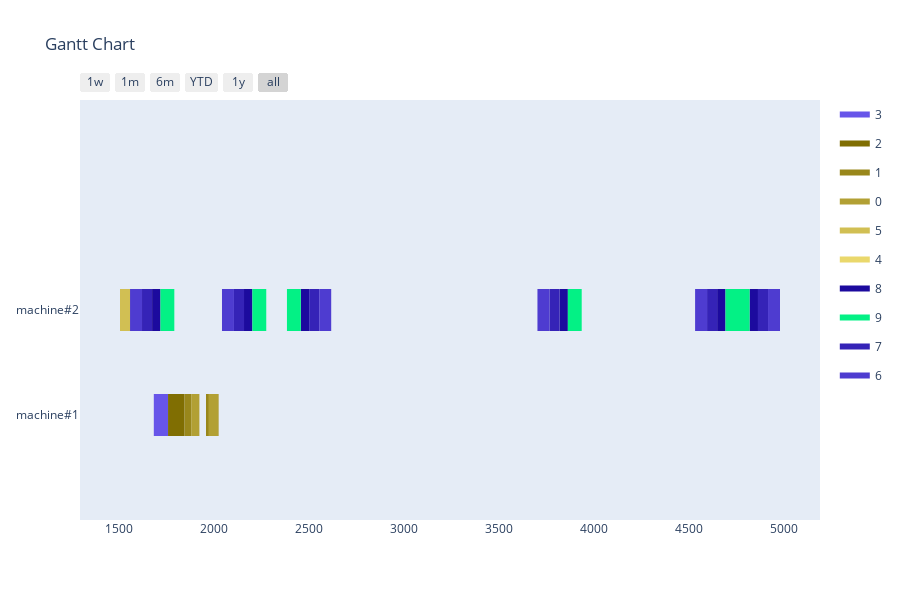

The cell this chart's notebook holds for it:
### Markdown cell above
Greedy

### Code cell
agent = GreedyAgent(env)
simulator = AgentSimulator()
schedule, schedule_count = simulator.simulate(agent, orders_model)
print(f'Scheduled {schedule_count}/{len(orders_model)} Orders')
visualize_schedule(schedule, env)

### Figure 1 — Plotly figure (JSON) as saved in the notebook; plotly's stock layout.template omitted (floating-point values rounded to 4 significant figures)
{"data": [{"fill": "toself", "fillcolor": "rgb(103, 85, 233)", "hoverinfo": "name", "legendgroup": "rgb(103, 85, 233)", "mode": "none", "name": "3", "type": "scatter", "x": [144, 219, 219, 144, 144, 1682, 1757, 1757, 1682], "y": [-0.2, -0.2, 0.2, 0.2, null, -0.2, -0.2, 0.2, 0.2]}, {"fill": "toself", "fillcolor": "rgb(128, 110, 2)", "hoverinfo": "name", "legendgroup": "rgb(128, 110, 2)", "mode": "none", "name": "2", "type": "scatter", "x": [57, 144, 144, 57, 57, 1757, 1844, 1844, 1757], "y": [-0.2, -0.2, 0.2, 0.2, null, -0.2, -0.2, 0.2, 0.2]}, {"fill": "toself", "fillcolor": "rgb(153, 135, 27)", "hoverinfo": "name", "legendgroup": "rgb(153, 135, 27)", "mode": "none", "name": "1", "type": "scatter", "x": [22, 57, 57, 22, 22, 1844, 1879, 1879, 1844], "y": [-0.2, -0.2, 0.2, 0.2, null, -0.2, -0.2, 0.2, 0.2]}, {"fill": "toself", "fillcolor": "rgb(178, 160, 52)", "hoverinfo": "name", "legendgroup": "rgb(178, 160, 52)", "mode": "none", "name": "0", "type": "scatter", "x": [-21, 22, 22, -21, -21, 1879, 1922, 1922, 1879], "y": [-0.2, -0.2, 0.2, 0.2, null, -0.2, -0.2, 0.2, 0.2]}, {"fill": "toself", "fillcolor": "rgb(209, 191, 83)", "hoverinfo": "name", "legendgroup": "rgb(209, 191, 83)", "mode": "none", "name": "5", "type": "scatter", "x": [302, 397, 397, 302, 302, 1504, 1599, 1599, 1504], "y": [0.8, 0.8, 1.2, 1.2, null, 0.8, 0.8, 1.2, 1.2]}, {"fill": "toself", "fillcolor": "rgb(234, 216, 108)", "hoverinfo": "name", "legendgroup": "rgb(234, 216, 108)", "mode": "none", "name": "4", "type": "scatter", "x": [219, 302, 302, 219, 219, 1599, 1682, 1682, 1599], "y": [0.8, 0.8, 1.2, 1.2, null, 0.8, 0.8, 1.2, 1.2]}, {"fill": "toself", "fillcolor": "rgb(28, 10, 158)", "hoverinfo": "name", "legendgroup": "rgb(28, 10, 158)", "mode": "none", "name": "8", "type": "scatter", "x": [1673, 1717, 1717, 1673, 1673, 4819, 4863, 4863, 4819, 4819, 2157, 2201, 2201, 2157, 2157, 2456, 2500, 2500, 2456, 2456, 4648, 4692, 4692, 4648, 4648, 607, 651, 651, 607, 607, 3818, 3862, 3862, 3818, 3818, 528, 572, 572, 528], "y": [0.8, 0.8, 1.2, 1.2, null, 0.8, 0.8, 1.2, 1.2, null, 0.8, 0.8, 1.2, 1.2, null, 0.8, 0.8, 1.2, 1.2, null, 0.8, 0.8, 1.2, 1.2, null, 0.8, 0.8, 1.2, 1.2, null, 0.8, 0.8, 1.2, 1.2, null, 0.8, 0.8, 1.2, 1.2]}, {"fill": "toself", "fillcolor": "rgb(3, 241, 133)", "hoverinfo": "name", "legendgroup": "rgb(3, 241, 133)", "mode": "none", "name": "9", "type": "scatter", "x": [1717, 1790, 1790, 1717, 1717, 4746, 4819, 4819, 4746, 4746, 2201, 2274, 2274, 2201, 2201, 2383, 2456, 2456, 2383, 2383, 4692, 4765, 4765, 4692, 4692, 534, 607, 607, 534, 534, 3862, 3935, 3935, 3862, 3862, 455, 528, 528, 455], "y": [0.8, 0.8, 1.2, 1.2, null, 0.8, 0.8, 1.2, 1.2, null, 0.8, 0.8, 1.2, 1.2, null, 0.8, 0.8, 1.2, 1.2, null, 0.8, 0.8, 1.2, 1.2, null, 0.8, 0.8, 1.2, 1.2, null, 0.8, 0.8, 1.2, 1.2, null, 0.8, 0.8, 1.2, 1.2]}, {"fill": "toself", "fillcolor": "rgb(53, 35, 183)", "hoverinfo": "name", "legendgroup": "rgb(53, 35, 183)", "mode": "none", "name": "7", "type": "scatter", "x": [1620, 1673, 1673, 1620, 1620, 4863, 4916, 4916, 4863, 4863, 2104, 2157, 2157, 2104, 2104, 2500, 2553, 2553, 2500, 2500, 4595, 4648, 4648, 4595, 4595, 651, 704, 704, 651, 651, 3765, 3818, 3818, 3765, 3765, 572, 625, 625, 572], "y": [0.8, 0.8, 1.2, 1.2, null, 0.8, 0.8, 1.2, 1.2, null, 0.8, 0.8, 1.2, 1.2, null, 0.8, 0.8, 1.2, 1.2, null, 0.8, 0.8, 1.2, 1.2, null, 0.8, 0.8, 1.2, 1.2, null, 0.8, 0.8, 1.2, 1.2, null, 0.8, 0.8, 1.2, 1.2]}, {"fill": "toself", "fillcolor": "rgb(78, 60, 208)", "hoverinfo": "name", "legendgroup": "rgb(78, 60, 208)", "mode": "none", "name": "6", "type": "scatter", "x": [1557, 1620, 1620, 1557, 1557, 4916, 4979, 4979, 4916, 4916, 2041, 2104, 2104, 2041, 2041, 2553, 2616, 2616, 2553, 2553, 4532, 4595, 4595, 4532, 4532, 704, 767, 767, 704, 704, 3702, 3765, 3765, 3702, 3702, 625, 688, 688, 625], "y": [0.8, 0.8, 1.2, 1.2, null, 0.8, 0.8, 1.2, 1.2, null, 0.8, 0.8, 1.2, 1.2, null, 0.8, 0.8, 1.2, 1.2, null, 0.8, 0.8, 1.2, 1.2, null, 0.8, 0.8, 1.2, 1.2, null, 0.8, 0.8, 1.2, 1.2, null, 0.8, 0.8, 1.2, 1.2]}, {"legendgroup": "rgb(103, 85, 233)", "marker": {"color": "rgb(103, 85, 233)", "opacity": 0, "size": 1}, "mode": "markers", "name": "", "showlegend": false, "text": [null, null, null, null], "type": "scatter", "x": [144, 219, 1682, 1757], "y": [0, 0, 0, 0]}, {"legendgroup": "rgb(128, 110, 2)", "marker": {"color": "rgb(128, 110, 2)", "opacity": 0, "size": 1}, "mode": "markers", "name": "", "showlegend": false, "text": [null, null, null, null], "type": "scatter", "x": [57, 144, 1757, 1844], "y": [0, 0, 0, 0]}, {"legendgroup": "rgb(153, 135, 27)", "marker": {"color": "rgb(153, 135, 27)", "opacity": 0, "size": 1}, "mode": "markers", "name": "", "showlegend": false, "text": [null, null, null, null], "type": "scatter", "x": [22, 57, 1844, 1879], "y": [0, 0, 0, 0]}, {"legendgroup": "rgb(178, 160, 52)", "marker": {"color": "rgb(178, 160, 52)", "opacity": 0, "size": 1}, "mode": "markers", "name": "", "showlegend": false, "text": [null, null, null, null], "type": "scatter", "x": [-21, 22, 1879, 1922], "y": [0, 0, 0, 0]}, {"legendgroup": "rgb(209, 191, 83)", "marker": {"color": "rgb(209, 191, 83)", "opacity": 0, "size": 1}, "mode": "markers", "name": "", "showlegend": false, "text": [null, null, null, null], "type": "scatter", "x": [302, 397, 1504, 1599], "y": [1, 1, 1, 1]}, {"legendgroup": "rgb(234, 216, 108)", "marker": {"color": "rgb(234, 216, 108)", "opacity": 0, "size": 1}, "mode": "markers", "name": "", "showlegend": false, "text": [null, null, null, null], "type": "scatter", "x": [219, 302, 1599, 1682], "y": [1, 1, 1, 1]}, {"legendgroup": "rgb(28, 10, 158)", "marker": {"color": "rgb(28, 10, 158)", "opacity": 0, "size": 1}, "mode": "markers", "name": "", "showlegend": false, "text": [null, null, null, null, null, null, null, null, null, null, null, null, null, null, null, null], "type": "scatter", "x": [1673, 1717, 4819, 4863, 2157, 2201, 2456, 2500, 4648, 4692, 607, 651, 3818, 3862, 528, 572], "y": [1, 1, 1, 1, 1, 1, 1, 1, 1, 1, 1, 1, 1, 1, 1, 1]}, {"legendgroup": "rgb(3, 241, 133)", "marker": {"color": "rgb(3, 241, 133)", "opacity": 0, "size": 1}, "mode": "markers", "name": "", "showlegend": false, "text": [null, null, null, null, null, null, null, null, null, null, null, null, null, null, null, null], "type": "scatter", "x": [1717, 1790, 4746, 4819, 2201, 2274, 2383, 2456, 4692, 4765, 534, 607, 3862, 3935, 455, 528], "y": [1, 1, 1, 1, 1, 1, 1, 1, 1, 1, 1, 1, 1, 1, 1, 1]}, {"legendgroup": "rgb(53, 35, 183)", "marker": {"color": "rgb(53, 35, 183)", "opacity": 0, "size": 1}, "mode": "markers", "name": "", "showlegend": false, "text": [null, null, null, null, null, null, null, null, null, null, null, null, null, null, null, null], "type": "scatter", "x": [1620, 1673, 4863, 4916, 2104, 2157, 2500, 2553, 4595, 4648, 651, 704, 3765, 3818, 572, 625], "y": [1, 1, 1, 1, 1, 1, 1, 1, 1, 1, 1, 1, 1, 1, 1, 1]}, {"legendgroup": "rgb(78, 60, 208)", "marker": {"color": "rgb(78, 60, 208)", "opacity": 0, "size": 1}, "mode": "markers", "name": "", "showlegend": false, "text": [null, null, null, null, null, null, null, null, null, null, null, null, null, null, null, null], "type": "scatter", "x": [1557, 1620, 4916, 4979, 2041, 2104, 2553, 2616, 4532, 4595, 704, 767, 3702, 3765, 625, 688], "y": [1, 1, 1, 1, 1, 1, 1, 1, 1, 1, 1, 1, 1, 1, 1, 1]}], "layout": {"height": 600, "hovermode": "closest", "showlegend": true, "title": {"text": "Gantt Chart"}, "xaxis": {"rangeselector": {"buttons": [{"count": 7, "label": "1w", "step": "day", "stepmode": "backward"}, {"count": 1, "label": "1m", "step": "month", "stepmode": "backward"}, {"count": 6, "label": "6m", "step": "month", "stepmode": "backward"}, {"count": 1, "label": "YTD", "step": "year", "stepmode": "todate"}, {"count": 1, "label": "1y", "step": "year", "stepmode": "backward"}, {"step": "all"}]}, "showgrid": false, "type": "date", "zeroline": false}, "yaxis": {"autorange": false, "range": [-1, 3], "showgrid": false, "ticktext": ["machine#1", "machine#2"], "tickvals": [0, 1], "zeroline": false}}}
